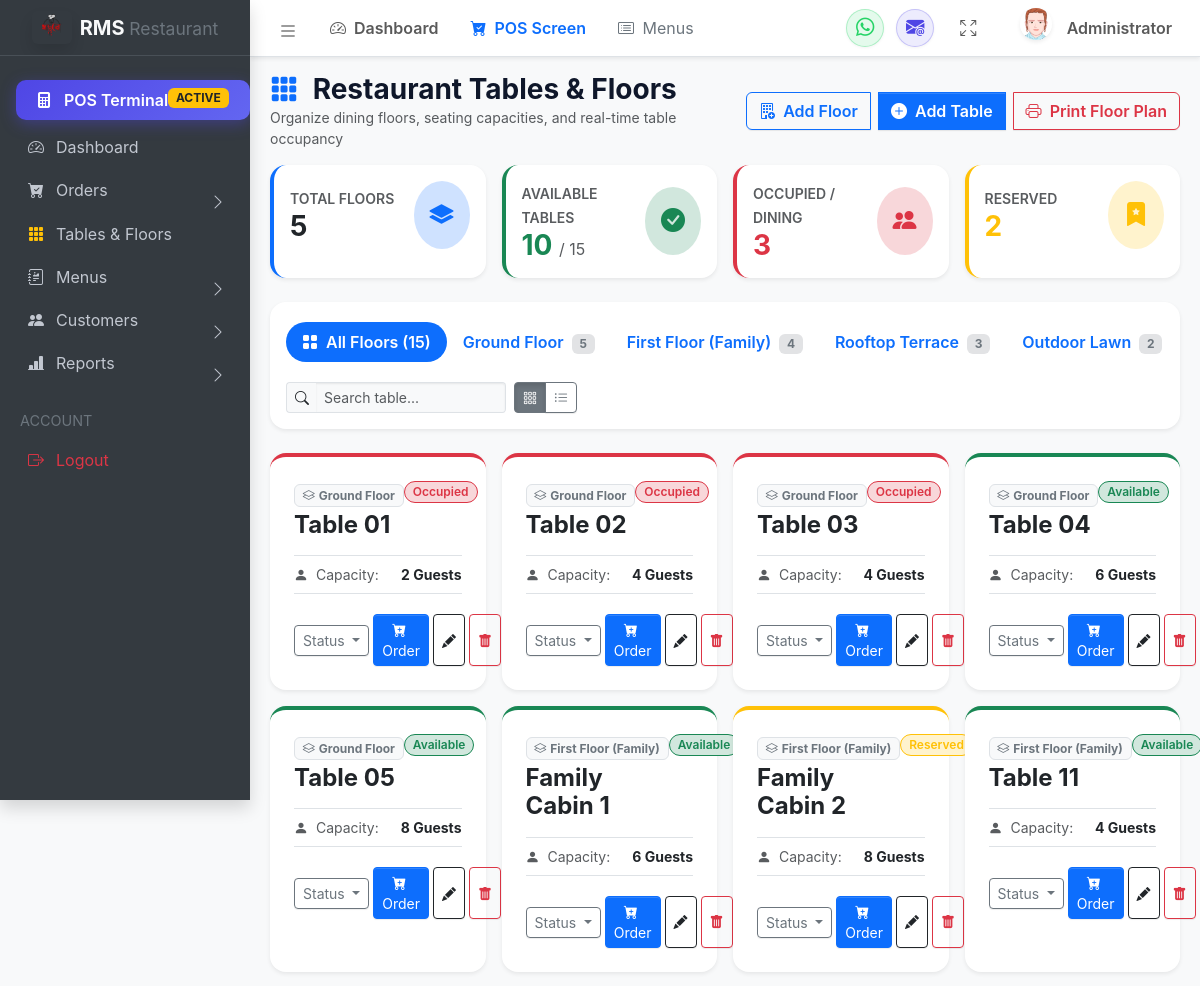
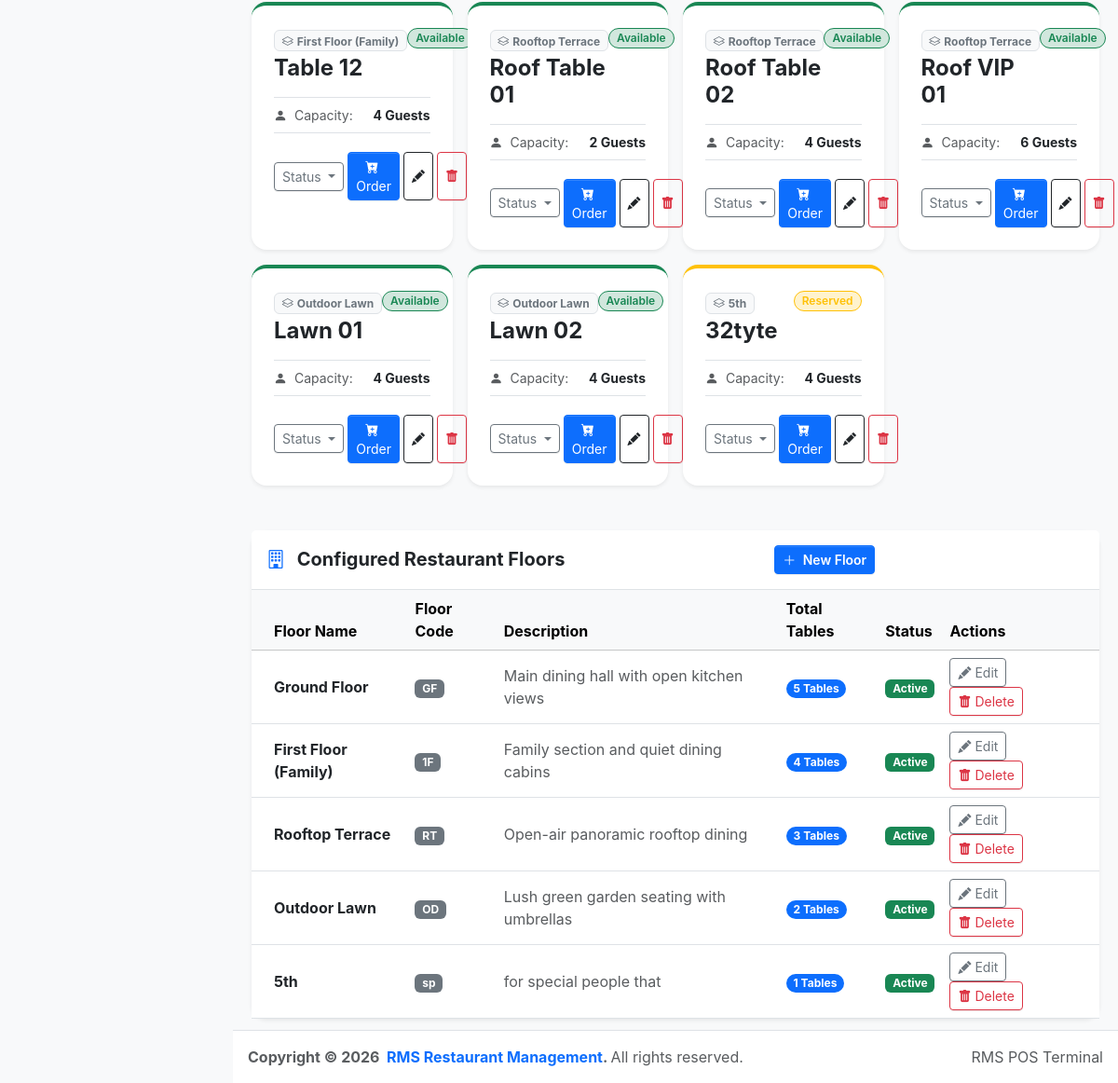
Screenshot of /views/table/manage.php (signed in) with the database file from the repository (2 pictures, top to bottom).
### tables this page shows
CREATE TABLE `restaurant_floors` (
  `id` int(11) NOT NULL AUTO_INCREMENT,
  `floor_name` varchar(100) NOT NULL,
  `floor_code` varchar(50) DEFAULT NULL,
  `description` varchar(255) DEFAULT NULL,
  `status` varchar(20) DEFAULT 'Active',
  `created_at` datetime DEFAULT current_timestamp(),
  PRIMARY KEY (`id`),
  UNIQUE KEY `floor_name` (`floor_name`)
);

CREATE TABLE `restaurant_tables` (
  `id` int(11) NOT NULL AUTO_INCREMENT,
  `table_number` varchar(50) NOT NULL,
  `floor_id` int(11) NOT NULL,
  `floor_name` varchar(100) NOT NULL,
  `capacity` int(11) NOT NULL DEFAULT 4,
  `status` varchar(30) DEFAULT 'Available',
  `created_at` datetime DEFAULT current_timestamp(),
  PRIMARY KEY (`id`),
  UNIQUE KEY `table_number` (`table_number`)
);

### views/table/manage.php (the view, shortened to what this page needs)
<?php
include_once __DIR__ . '/../../config/database.php';
include_once __DIR__ . '/../layouts/header.php';
include_once __DIR__ . '/../layouts/sidebar.php';
$floors = [];
$tables = [];
if ($conn) {
    $conn->query("CREATE TABLE IF NOT EXISTS `restaurant_floors` (
        `id` INT AUTO_INCREMENT PRIMARY KEY,
        `floor_name` VARCHAR(100) NOT NULL UNIQUE,
        `floor_code` VARCHAR(50) NULL,
        `description` VARCHAR(255) NULL,
        `status` VARCHAR(20) DEFAULT 'Active',
        `created_at` DATETIME DEFAULT CURRENT_TIMESTAMP
    ) ENGINE=InnoDB DEFAULT CHARSET=utf8mb4 COLLATE=utf8mb4_unicode_ci;");
    $conn->query("CREATE TABLE IF NOT EXISTS `restaurant_tables` (
        `id` INT AUTO_INCREMENT PRIMARY KEY,
        `table_number` VARCHAR(50) NOT NULL UNIQUE,
        `floor_id` INT NOT NULL,
        `floor_name` VARCHAR(100) NOT NULL,
        `capacity` INT NOT NULL DEFAULT 4,
        `status` VARCHAR(30) DEFAULT 'Available',
        `created_at` DATETIME DEFAULT CURRENT_TIMESTAMP
    ) ENGINE=InnoDB DEFAULT CHARSET=utf8mb4 COLLATE=utf8mb4_unicode_ci;");
    $resF = $conn->query("SELECT f.*, COUNT(t.id) as table_count
                          FROM `restaurant_floors` f
                          LEFT JOIN `restaurant_tables` t ON f.id = t.floor_id
                          GROUP BY f.id
                          ORDER BY f.id ASC");
    if ($resF) {
        while ($row = $resF->fetch_assoc()) {
            $floors[] = $row;
        }
    }
    $resT = $conn->query("SELECT t.*, f.floor_code
                          FROM `restaurant_tables` t
                          LEFT JOIN `restaurant_floors` f ON t.floor_id = f.id
                          ORDER BY t.floor_id ASC, t.table_number ASC");
    if ($resT) {
        while ($row = $resT->fetch_assoc()) {
            $tables[] = $row;
        }
    }
}
$totalTables = is_array($tables) ? count($tables) : 0;
$availableTables = 0;
$occupiedTables = 0;
$reservedTables = 0;
if (is_array($tables)) {
    foreach ($tables as $t) {
        $status = $t['status'] ?? '';
        if ($status === 'Available') $availableTables++;
        elseif ($status === 'Occupied') $occupiedTables++;
        elseif ($status === 'Reserved') $reservedTables++;
    }
}
?>
<main class="app-main">
  <div class="app-content-header">
    <div class="container-fluid">
      <div class="row align-items-center">
        <div class="col-sm-6">
          <h3 class="mb-0 fw-bold">
            <i class="bi bi-grid-3x3-gap-fill text-primary me-2"></i> Restaurant Tables & Floors
          </h3>
          <p class="text-muted small mb-0">Organize dining floors, seating capacities, and real-time table occupancy</p>
        </div>
        <div class="col-sm-6 text-sm-end mt-2 mt-sm-0">
          <div class="btn-group gap-2">
            <button type="button" class="btn btn-outline-primary fw-semibold" onclick="openAddFloorModal()">
              <i class="bi bi-building-add me-1"></i> Add Floor
            </button>
            <button type="button" class="btn btn-primary fw-semibold" onclick="openAddTableModal()">
              <i class="bi bi-plus-circle-fill me-1"></i> Add Table
            </button>
            <a href="/RMS/views/order/print_pdf.php?format=tables&autoprint=1" class="btn btn-outline-danger fw-semibold btn-direct-print">
              <i class="bi bi-printer me-1"></i> Print Floor Plan
            </a>
          </div>
        </div>
      </div>
    </div>
  </div>
  <div class="app-content">
    <div class="container-fluid">
      <div class="row g-3 mb-4">
        <div class="col-6 col-md-3">
          <div class="card border-0 shadow-sm rounded-4 p-3 bg-white h-100 border-start border-primary border-4">
            <div class="d-flex align-items-center justify-content-between">
              <div>
                <span class="text-muted small fw-semibold text-uppercase">Total Floors</span>
                <h3 class="fw-bold mb-0 text-dark"><?= count($floors) ?></h3>
              </div>
              <div class="bg-primary-subtle text-primary p-3 rounded-circle fs-4">
                <i class="bi bi-layers-fill"></i>
              </div>
            </div>
          </div>
        </div>
        <div class="col-6 col-md-3">
          <div class="card border-0 shadow-sm rounded-4 p-3 bg-white h-100 border-start border-success border-4">
            <div class="d-flex align-items-center justify-content-between">
              <div>
                <span class="text-muted small fw-semibold text-uppercase">Available Tables</span>
                <h3 class="fw-bold mb-0 text-success"><?= $availableTables ?> <small class="fs-6 text-muted fw-normal">/ <?= $totalTables ?></small></h3>
              </div>
              <div class="bg-success-subtle text-success p-3 rounded-circle fs-4">
                <i class="bi bi-check-circle-fill"></i>
              </div>
            </div>
          </div>
        </div>
        <div class="col-6 col-md-3">
          <div class="card border-0 shadow-sm rounded-4 p-3 bg-white h-100 border-start border-danger border-4">
            <div class="d-flex align-items-center justify-content-between">
              <div>
                <span class="text-muted small fw-semibold text-uppercase">Occupied / Dining</span>
                <h3 class="fw-bold mb-0 text-danger"><?= $occupiedTables ?></h3>
              </div>
              <div class="bg-danger-subtle text-danger p-3 rounded-circle fs-4">
                <i class="bi bi-people-fill"></i>
              </div>
            </div>
          </div>
        </div>
        <div class="col-6 col-md-3">
          <div class="card border-0 shadow-sm rounded-4 p-3 bg-white h-100 border-start border-warning border-4">
            <div class="d-flex align-items-center justify-content-between">
              <div>
                <span class="text-muted small fw-semibold text-uppercase">Reserved</span>
                <h3 class="fw-bold mb-0 text-warning"><?= $reservedTables ?></h3>
              </div>
              <div class="bg-warning-subtle text-warning p-3 rounded-circle fs-4">
                <i class="bi bi-bookmark-star-fill"></i>
              </div>
            </div>
          </div>
        </div>
      </div>
      <div class="card border-0 shadow-sm rounded-4 mb-4">
        <div class="card-body p-3">
          <div class="d-flex flex-wrap align-items-center justify-content-between gap-3">
            <ul class="nav nav-pills flex-nowrap overflow-auto py-1" id="floorPills">
              <li class="nav-item">
                <button class="nav-link active fw-semibold text-nowrap rounded-pill px-3 py-2" onclick="filterFloor(0, this)">
                  <i class="bi bi-grid-fill me-1"></i> All Floors (<?= $totalTables ?>)
                </button>
              </li>
              <?php foreach ($floors as $f): ?>
                <li class="nav-item">
                  <button class="nav-link fw-semibold text-nowrap rounded-pill px-3 py-2" onclick="filterFloor(<?= $f['id'] ?>, this)">
                    <?= htmlspecialchars($f['floor_name']) ?>
                    <span class="badge bg-secondary-subtle text-secondary ms-1"><?= $f['table_count'] ?></span>
                  </button>
                </li>
              <?php endforeach; ?>
            </ul>
            <div class="d-flex align-items-center gap-2">
              <div class="input-group input-group-sm" style="max-width: 220px;">
                <span class="input-group-text bg-light border-end-0"><i class="bi bi-search"></i></span>
                <input type="text" id="tableSearchInput" class="form-control bg-light border-start-0" placeholder="Search table..." oninput="searchTables(this.value)">
              </div>
              <div class="btn-group btn-group-sm" role="group">
                <button type="button" class="btn btn-outline-secondary active" id="viewModeGridBtn" onclick="toggleViewMode('grid')">
                  <i class="bi bi-grid-3x3-gap"></i>
                </button>
                <button type="button" class="btn btn-outline-secondary" id="viewModeListBtn" onclick="toggleViewMode('list')">
                  <i class="bi bi-list-ul"></i>
                </button>
              </div>
            </div>
          </div>
        </div>
      </div>
      <div id="tableGridView">
        <div class="row g-3" id="tablesCardContainer">
          <?php if (empty($tables)): ?>
            <div class="col-12 text-center py-5 text-muted">
              <i class="bi bi-inbox fs-1 d-block mb-2"></i>
              <h5>No tables configured yet</h5>
              <p>Click "Add Table" above to create your restaurant dining layout.</p>
            </div>
          <?php else: ?>
            <?php foreach ($tables as $t):
              $statusClass = 'success';
              $statusBg = 'bg-success-subtle text-success border-success';
              if ($t['status'] === 'Occupied') {
                  $statusClass = 'danger';
                  $statusBg = 'bg-danger-subtle text-danger border-danger';
              } elseif ($t['status'] === 'Reserved') {
                  $statusClass = 'warning';
                  $statusBg = 'bg-warning-subtle text-warning border-warning';
              } elseif ($t['status'] === 'Maintenance') {
                  $statusClass = 'secondary';
                  $statusBg = 'bg-secondary-subtle text-secondary border-secondary';
              }
            ?>
              <div class="col-12 col-sm-6 col-md-4 col-xl-3 table-card-col"
                   data-floor-id="<?= $t['floor_id'] ?>"
                   data-table-number="<?= strtolower(htmlspecialchars($t['table_number'])) ?>"
                   data-status="<?= $t['status'] ?>">
                <div class="card border-0 shadow-sm rounded-4 h-100 transition-hover border-top border-4 border-<?= $statusClass ?>">
                  <div class="card-body p-4">
                    <div class="d-flex align-items-start justify-content-between mb-3">
                      <div>
                        <span class="badge bg-light text-secondary border mb-1 small">
                          <i class="bi bi-layers me-1"></i><?= htmlspecialchars($t['floor_name']) ?>
                        </span>
                        <h4 class="fw-bold mb-0 text-dark"><?= htmlspecialchars($t['table_number']) ?></h4>
                      </div>
                      <span class="badge border <?= $statusBg ?> px-2 py-1 rounded-pill fw-semibold">
                        <?= htmlspecialchars($t['status']) ?>
                      </span>
                    </div>
                    <div class="d-flex align-items-center justify-content-between text-muted small my-3 py-2 border-top border-bottom">
                      <span><i class="bi bi-person-fill me-1"></i> Capacity:</span>
                      <strong class="text-dark"><?= $t['capacity'] ?> Guests</strong>
                    </div>
                    <div class="d-flex align-items-center justify-content-between gap-1 pt-1">
                      <div class="dropdown">
                        <button class="btn btn-sm btn-outline-secondary dropdown-toggle" type="button" data-bs-toggle="dropdown" aria-expanded="false">
                          Status
                        </button>
                      </div>
                      <div class="d-flex gap-1">
                        <a href="/RMS/views/order/new.php?floor=<?= urlencode($t['floor_name']) ?>&table=<?= urlencode($t['table_number']) ?>" class="btn btn-sm btn-primary" title="Open POS for this Table">
                          <i class="bi bi-cart-plus-fill me-1"></i> Order
                        </a>
                        <button type="button" class="btn btn-sm btn-outline-dark" onclick='openEditTableModal(<?= json_encode($t) ?>)' title="Edit Table">
                          <i class="bi bi-pencil-fill"></i>
                        </button>
                        <button type="button" class="btn btn-sm btn-outline-danger" onclick="deleteTable(<?= $t['id'] ?>, '<?= addslashes($t['table_number']) ?>')" title="Delete Table">
                          <i class="bi bi-trash-fill"></i>
                        </button>
                      </div>
                    </div>
                  </div>
                </div>
              </div>
            <?php endforeach; ?>
          <?php endif; ?>
        </div>
      </div>
      <div class="card border-0 shadow-sm rounded-4 mt-5">
        <div class="card-header bg-white py-3 border-bottom d-flex align-items-center justify-content-between">
          <h5 class="fw-bold mb-0 text-dark">
            <i class="bi bi-building me-2 text-primary"></i> Configured Restaurant Floors
          </h5>
          <button type="button" class="btn btn-sm btn-primary fw-semibold" onclick="openAddFloorModal()">
            <i class="bi bi-plus-lg me-1"></i> New Floor
          </button>
        </div>
        <div class="card-body p-0">
          <div class="table-responsive">
            <table class="table table-hover align-middle mb-0">
              <thead class="table-light">
                <tr>
                  <th class="ps-4">Floor Name</th>
                  <th>Floor Code</th>
                  <th>Description</th>
                  <th>Total Tables</th>
                  <th>Status</th>
                  <th>Actions</th>
                </tr>
              </thead>
              <tbody>
                <?php if (empty($floors)): ?>
                  <tr><td colspan="6" class="text-center py-4 text-muted">No floors configured.</td></tr>
                <?php else: ?>
                  <?php foreach ($floors as $f): ?>
                    <tr>
                      <td class="ps-4 fw-bold text-dark"><?= htmlspecialchars($f['floor_name']) ?></td>
                      <td><span class="badge bg-secondary"><?= htmlspecialchars($f['floor_code'] ?? '-') ?></span></td>
                      <td class="text-muted"><?= htmlspecialchars($f['description'] ?? 'No notes') ?></td>
                      <td><span class="badge bg-primary rounded-pill"><?= $f['table_count'] ?> Tables</span></td>
                      <td>
                        <span class="badge <?= $f['status'] === 'Active' ? 'bg-success' : 'bg-secondary' ?>">
                          <?= htmlspecialchars($f['status']) ?>
                        </span>
                      </td>
                      <td>
                        <button type="button" class="btn btn-sm btn-outline-secondary me-1" onclick='openEditFloorModal(<?= json_encode($f) ?>)'>
                          <i class="bi bi-pencil-fill"></i> Edit
                        </button>
                        <button type="button" class="btn btn-sm btn-outline-danger" onclick="deleteFloor(<?= $f['id'] ?>, '<?= addslashes($f['floor_name']) ?>')">
                          <i class="bi bi-trash-fill"></i> Delete
                        </button>
                      </td>
                    </tr>
                  <?php endforeach; ?>
                <?php endif; ?>
              </tbody>
            </table>
          </div>
        </div>
      </div>
    </div>
  </div>
</main>
<?php include_once __DIR__ . '/../layouts/footer.php'; ?>

### rows the page displays
restaurant_floors: floor_name "Ground Floor", table_count "5", floor_code "GF", description "Main dining hall with open kitchen views", status "Active"
restaurant_floors: floor_name "First Floor (Family)", table_count "4", floor_code "1F", description "Family section and quiet dining cabins", status "Active"
restaurant_floors: floor_name "Rooftop Terrace", table_count "3", floor_code "RT", description "Open-air panoramic rooftop dining", status "Active"
restaurant_floors: floor_name "Outdoor Lawn", table_count "2", floor_code "OD", description "Lush green garden seating with umbrellas", status "Active"
restaurant_tables: floor_name "Ground Floor", table_number "Table 01", status "Occupied", capacity "2"
restaurant_tables: floor_name "Ground Floor", table_number "Table 02", status "Occupied", capacity "4"
restaurant_tables: floor_name "Ground Floor", table_number "Table 03", status "Occupied", capacity "4"
restaurant_tables: floor_name "Ground Floor", table_number "Table 04", status "Available", capacity "6"
restaurant_tables: floor_name "Ground Floor", table_number "Table 05", status "Available", capacity "8"
restaurant_tables: floor_name "First Floor (Family)", table_number "Family Cabin 1", status "Available", capacity "6"
restaurant_tables: floor_name "First Floor (Family)", table_number "Family Cabin 2", status "Reserved", capacity "8"
restaurant_tables: floor_name "First Floor (Family)", table_number "Table 11", status "Available", capacity "4"
restaurant_tables: floor_name "First Floor (Family)", table_number "Table 12", status "Available", capacity "4"
restaurant_tables: floor_name "Rooftop Terrace", table_number "Roof Table 01", status "Available", capacity "2"
restaurant_tables: floor_name "Rooftop Terrace", table_number "Roof Table 02", status "Available", capacity "4"
restaurant_tables: floor_name "Rooftop Terrace", table_number "Roof VIP 01", status "Available", capacity "6"
restaurant_tables: floor_name "Outdoor Lawn", table_number "Lawn 01", status "Available", capacity "4"
restaurant_tables: floor_name "Outdoor Lawn", table_number "Lawn 02", status "Available", capacity "4"
restaurant_tables: floor_name "5th", table_number "32tyte", status "Reserved", capacity "4"
restaurant_floors: floor_name "5th", floor_code "sp", description "for special people that", table_count "1", status "Active"

### other values shown
$navUser "Administrator"
count($floors) "5"
$availableTables "10"
$totalTables "15"
$occupiedTables "3"
$reservedTables "2"
